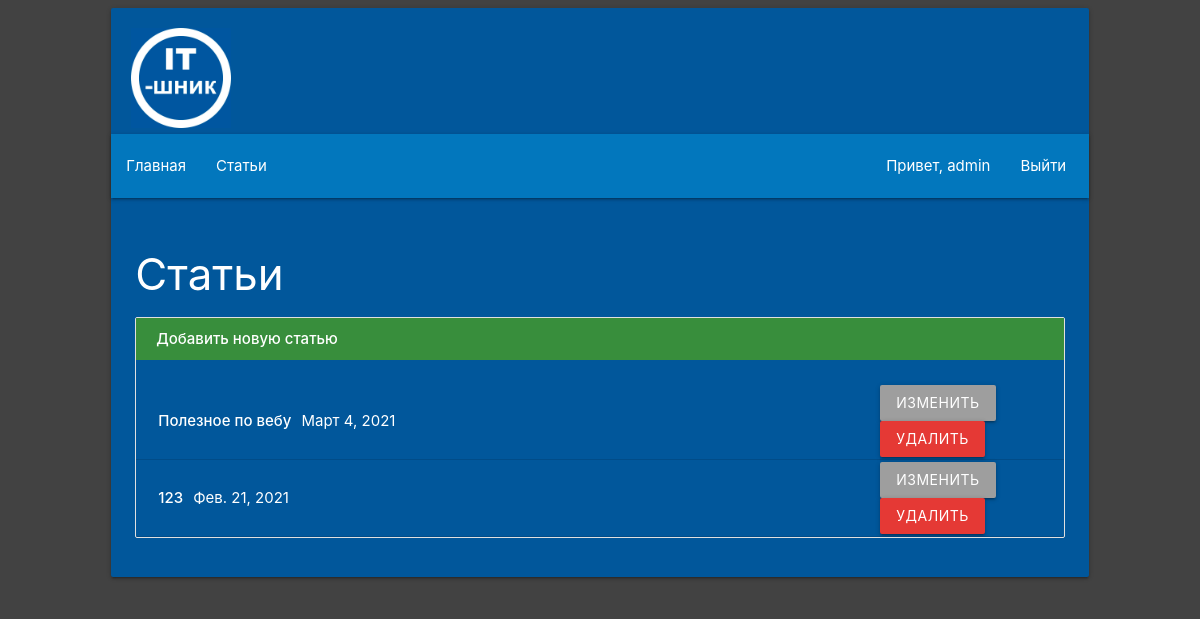
Screenshot of /articles/ (signed in) with the database file from the repository.
### Lessons/apps/Articles/models.py (models this page shows)
class Article(models.Model):
    title = models.CharField(verbose_name='Название', max_length=100)
    text = models.TextField(verbose_name='Текст')
    date = models.DateField(verbose_name='Дата')
    class Meta:
        verbose_name = 'Статья'
        verbose_name_plural = 'Статьи'

### Lessons/apps/Articles/views.py (the view)
# urls.py: path('', views.index, name = 'index'),
def index(request):
    articles_list = Article.objects.order_by('-date')
    return render(request, 'articles/list.html', {'user': request.user, 'articles_list': articles_list})

### Lessons/templates/articles/list.html (shortened to what this page needs)
{% extends 'base.html' %}
{% block user %}
    {% if user.is_authenticated %}
        <li>
            <a style="color: #fff;">Привет, {{user}}</a>
        </li>
        <li>
            <a style="color: #fff;" href="/auth/logout">Выйти</a>
        </li>
    {% endif %}
{% endblock %}
{% block content %}
    {% if articles_list %}
        <span class="card-title"><h3>Статьи</h3></span>
        <div class="collection">
            {% if user.is_authenticated %}
                {% if perms.Articles.add_article %}
                    <a id="create_button" href="/articles/create" class="collection-item"><strong style="color: #fff;">Добавить новую статью</strong></a>
                    <br>
                {% endif %}
            {% endif %}
            <table>
                {% for a in articles_list %}
                    <tr>
                        <td style="padding: 2px; width: 80%;">
                            <a id="list_link" href="/articles/{{ a.id }}" class="collection-item">
                                <strong style="color: #fff;">
                                    {{a.title}}
                                </strong>
                                <span style="color: #fff;" class="badge">
                                    {{a.date}}
                                </span>
                            </a>
                        </td>
                        {% if user.is_authenticated %}
                            {% if perms.Articles.change_article or perms.Articles.delete_article %}
                                <td style="padding: 2px;">
                                    {% if perms.Articles.change_article %}
                                        <a class="waves-effect waves-light btn grey" href="/articles/{{ a.id }}/edit">Изменить</a>
                                    {% endif %}
                                    {% if perms.Articles.delete_article %}
                                        <a class="waves-effect waves-light btn red darken-1" href="/articles/{{ a.id }}/delete">Удалить</a>
                                    {% endif %}
                                </td>
                            {% endif %}
                        {% endif %}
                    </tr>
                {% endfor %}
            </table>
        </div>
    {% else %}
        <div class="collection">
            <a id="create_button" href="/articles/create" class="collection-item"><strong style="color: #fff;">Добавить новую статью</strong></a>
        </div>
    {% endif %}
{% endblock %}

### Lessons/static/css/index.css (style rules this page uses)
body { background-color: #424242!important; }
#list_link { border-style: none; background-color: #01579b; }
#create_button { border-style: none; background-color: #388e3c; }

### rows the page displays
Article: title "Полезное по вебу", date "Март 4, 2021"
Article: title "123", date "Фев. 21, 2021"

### other values shown
{{ user }} "admin"
